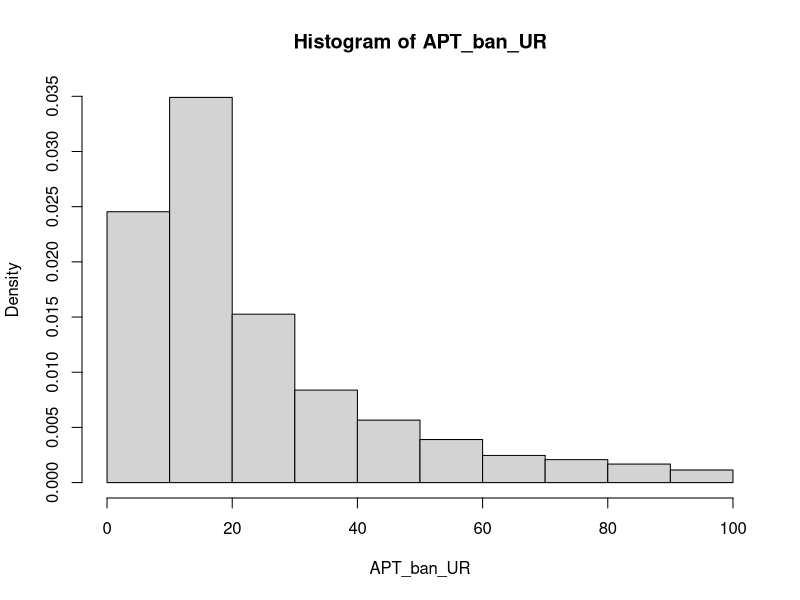
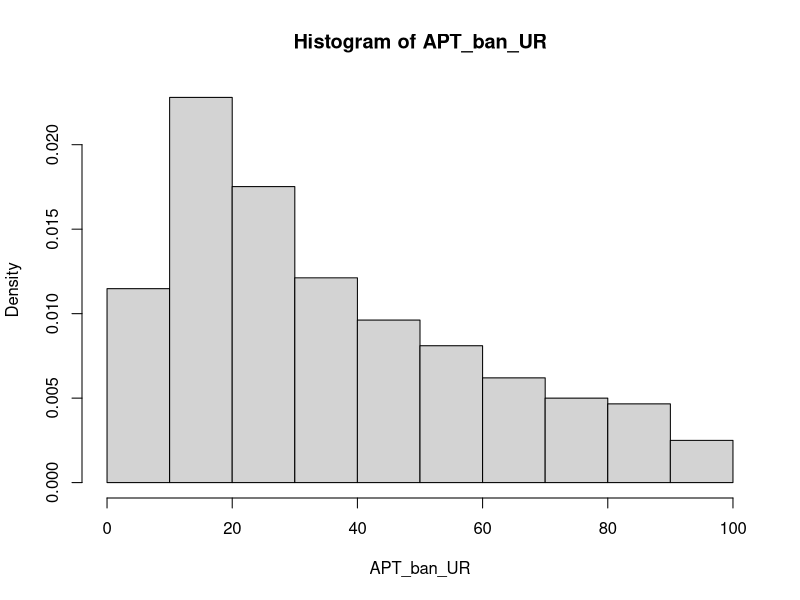
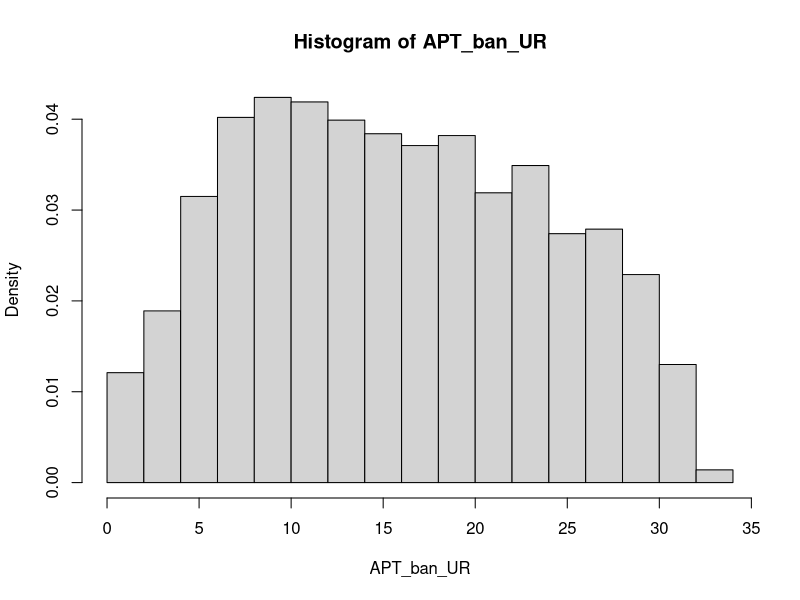
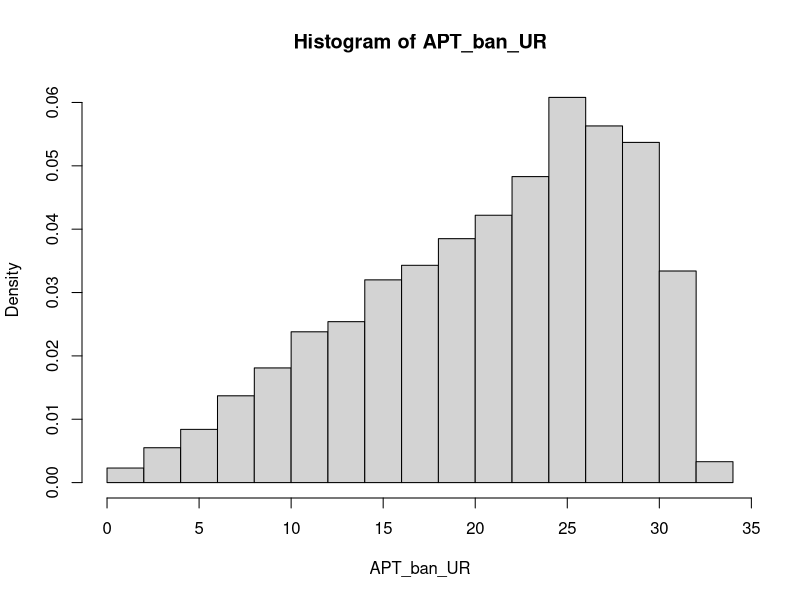

Reproduce these figures in R, in order. (Note: a time limit stopped this script after it produced the figures.)
## ---- chunk 1
knitr::opts_chunk$set(echo = TRUE)
## ---- chunk 2
UR <- function(){

}
## ---- chunk 3
#' TSPostdiff AP Test
#'
#' Runs TSPostdiff in two armed scenario for n batches, with given batch size and burnin period, calculate AP Test statistic with or without UR.
#' @param pa prior probability of arm a
#' @param pb prior probability of arm b
#' @param n number of trials in one simulation 
#' @param burnin number of batches that runs only uniform random sampling before applying TS-Post Diff to provide more successes and failures in the beta distribution # nolint (?)
#' @param batch number of trials before updating posterior probability
#' 
#' @return vector containing WaldScore[n], reward[n], APT_ban_UR, APT_w_UR: the final waldscore, reward, and AP test statistics for both arms

TSPDD <- function(pa, pb, n, c, burnin, batch) {
  # Set arm success and failures
  # ex. [0,1,1,1,2, 3, 3, 4, 5, 6] final index is total successes
  arm_a_successes <- c(0)
  arm_a_failures <- c(0)
  arm_b_successes <- c(0)
  arm_b_failures <- c(0)
  
  # Successes and failures as a list of one number at a certain time
  arm_a_s <- c(0)
  arm_a_f <- c(0)
  arm_b_s <- c(0)
  arm_b_f <- c(0)
 
  # AP Test statistic for arm a and arm b
  
  APT_ban_UR = 0
  APT_w_UR = 0
  
  # list that tracks number of successes for all arms
  # history generated for all the arms successes and failures
  abl <- c()
  
  # BURNIN PERIOD: use UR only
  for (i in 1:burnin) {
    # draw_a and draw_b are local variables, determine which arm add the first UR distribution
    # draw a and draw b: allocation probability of arms a and b
    draw_a <- runif(1)
    draw_b <- runif(1) #whenever runif(1) < pa/pb is indicated inside of draw a  
                         #and draw b comparisons, it means an arm is being
                           #pulled (with random probability)
    
    # if draw a is bigger than draw b
    if (draw_a > draw_b) {
      # "choose arm a"
      # Check if smaller than prior probability, update abl, number of successes & failures for arm a
      # new randomly generated probability is smaller than the prior probability
      # check if arm a was "successful", has reward
      if (runif(1) < pa) {
        # arm a is successful
        abl[i] <- 1
        arm_a_s <- arm_a_s + 1  #runif(1) is different in each pa/pb comparison
      } else {
        # arm a was not successful (not chosen)
        abl[i] <- 0
        arm_a_f <- arm_a_f + 1
      }
    }

    # if draw b is bigger than draw a
    else{
      # Check if smaller than prior probability, update abl, number of successes & failures for arm b
      if (runif(1) < pb) {
        abl[i] <- 1
        arm_b_s <- arm_b_s + 1
      }
      else {
        abl[i] <- 0
        arm_b_f <- arm_b_f + 1
      }
    }

    # Update total number of success and failures for arms a and b
    # TODO: why not directly add to arm_a_successes earlier? Difference between these
    arm_a_successes[i] <- arm_a_s
    arm_a_failures[i] <- arm_a_f
    arm_b_successes[i] <- arm_b_s
    arm_b_failures[i] <- arm_b_f
    
     #^^tracking the build-up of successes and failures under each arm, during
      #each iteration of for loop, starts at 0, continues until #burnin                   
    
    #total iterations, first index = 0, last index = # of successes 
    
    
  }

  # NOT BURNIN PERIOD: Use TS or UR depending on difference between posterior probabilities
  
  for (i in (burnin + 1):n) {
    # update posterior probability based on batch size 
    m = i %% batch 
    # Update posterior probability
    if (m == 0){
      draw_a <-
        rbeta(1, arm_a_successes[i - 1] + 1, arm_a_failures[i - 1] + 1) #draw from Beta(alpha, beta) distribution based on current successes & failures
      draw_b <-
        rbeta(1, arm_b_successes[i - 1] + 1, arm_b_failures[i - 1] + 1) # alpha = current successes, beta = current failures of each arm
    }
    # Does not update posterior probability 
    else{
      draw_a <-
        rbeta(1, arm_a_successes[i - m] + 1, arm_a_failures[i - m] + 1) # using the last settings for the distribution (not updated yet)
      draw_b <-
        rbeta(1, arm_b_successes[i - m] + 1, arm_b_failures[i - m] + 1)
    }
    # you can change 1000 to 10000 or whatever to make the result better.
    
    # if difference between the posterior probabilities is smaller than the threshold, use UR
    if (abs(draw_a - draw_b) < c) {
      draw_a <- runif(1)
      draw_b <- runif(1)
    } 
    # otherwise, use TS 
    # TODO: refactor code for TS and UR? avoid repetitive code
    # generate TS based on past history
    else {
      if (m == 0){ #batch = # of trials iterated before posterior prob update 
                    #this means whenever m becomes 0 again, the post prob
                   #is updated over and over again
                  #greater batch size -> slower and less post prob updates
        draw_a <-
          rbeta(1, arm_a_successes[i - 1] + 1, arm_a_failures[i - 1] + 1)
        draw_b <-
          rbeta(1, arm_b_successes[i - 1] + 1, arm_b_failures[i - 1] + 1)
      }
              #each time batch size is "crossed", m == 0, rbeta parameters are
        #updated to include most current success/failure counts, post prob
      #when m != 0, we stick with info from previous batch, older post prob
    #why rbeta? most suitable for binary reward system such as TSPDD
  #you can change 1000 to 10000 or whatever to make the result better
      else{
        draw_a <-
          rbeta(1, arm_a_successes[i - m] + 1, arm_a_failures[i - m] + 1)
        draw_b <-
          rbeta(1, arm_b_successes[i - m] + 1, arm_b_failures[i - m] + 1)
      }
          #same TS updating process done here again but on a more local level, 
        #if the effect size is better than the threshold, it shows we are 
      #willing to go back to exploiting again, when effect size is smaller, 
    #we are open to doing more exploration with UR
      
      # update AP_{ban UR} (without UR sampling)
      if (m == 0){
        if (draw_b >draw_a){
          APT_ban_UR = APT_ban_UR + 1
        }
      }
    }
    # Update arm a and arm b history
    # Always runs, no matter if it is UR or TS 
    if (draw_a > draw_b) {
      if (runif(1) < pa) {
        abl[i] <- 1
        arm_a_s <- arm_a_s + 1
      } else {
        abl[i] <- 0
        arm_a_f <- arm_a_f + 1
      }
    } else{
      if (runif(1) < pb) {
        abl[i] <- 1
        arm_b_s <- arm_b_s + 1
      } else {
        abl[i] <- 0
        arm_b_f <- arm_b_f + 1
      }
    }

    # AP_{w/ UR} (including the ones with UR)
    if(m == 0){
      if (draw_b > draw_a){
        APT_w_UR <- APT_w_UR + 1
      }
    }
    
    arm_a_successes[i] <- arm_a_s
    arm_a_failures[i] <- arm_a_f
    arm_b_successes[i] <- arm_b_s
    arm_b_failures[i] <- arm_b_f
  }


  #na: number of times arm A was pulled. nb: number of times arm B was pulled
  na <- arm_a_successes + arm_a_failures
  nb <- arm_b_successes + arm_b_failures
  # estimated posterior probability of arms a and b
  # [] posterior prob for arm a to be successful for each timepoint
  pa_est <- arm_a_successes / na
  pb_est <- arm_b_successes / nb

  # waldScore for confidence interval, is a way to analyze categorical data underlying chi-squared distribution
  # vectors, instead of summation
  WaldScore <-
    (pa_est - pb_est) / sqrt(pa_est * (1 - pa_est) / na + pb_est * (1 - pb_est) /nb)
  
  # vector of rewards (history)
  # expected reward we have from both arms at different sample sizes
  # TODO: rename to expected reward
  reward <- (na * pa + nb * pb) / c(1:n)
  
  # 
  return(c(WaldScore[n], reward[n], APT_ban_UR, APT_w_UR))
}
## ---- chunk 4
#' Critical Value (Normal)
#'
#' Finds critical value using normal assumption on LLN
#' @param APT AP Test statistic
#' @param alpha Customized significance level
#' 
#' @return generated critical value from normality assumption

normal_cv <- function(APT, alpha){
  m <- mean(APT) 
  v <- var(APT)
  sd <- sqrt(v)
  normal_rej <- qnorm(1-alpha/2)
  cv <- normal_rej * sd + m
  return(cv)
}
## ---- chunk 5
#' Critical Value (Empirical)
#'
#' Finds critical value using empirical assumption on LLN
#' @param APT AP Test statistic
#' @param alpha Customized significance level
#' 
#' @return generated critical value from expeirical simulations

empirical_cv <- function(APT, alpha){
  cdf = 0
  i = 0 
  while (cdf <= 1- alpha){
    p_i <-sum(APT == i)/length(APT)
    cdf <- sum(cdf, p_i)
    i = i + 1
  }
  return(i-1)
}
## ---- chunk 6

#' Calculating FPR for Effect Size
#'
#' Finds critical value using empirical assumption on LLN
#' @param APT AP Test statistic
#' @param alpha customized significance level
#' 
#' @return critical value
## ---- chunk 7
set.seed(0)
#calculate power and reward in case p0 < p1
alpha <- 0.05
effect_size <- 0 # effect size is 0: no difference between arms
p0 <- 0.5 - effect_size / 2
p1 <- 0.5 + effect_size / 2
N <- 300 # sample_size(total number of trials in one simulation)
B <- 5000 # number of simulations
c <- 0.1 # threshold
burn_in <- 2 # # of burnin trials
n <-  3 # batch_size
Ti <- N/n # num_batches

results <- array(dim = c(B, 4))
for (i in 1:B) {
  results[i,] <-
    TSPDD(
      pa = p0,
      pb = p1,
      n = N,
      c = c,
      burnin = burn_in, #burnin=1 means no burnin needs to be larger than batch-1, burnin=2 means there is one UR distribution before apply TSPost-Diff
      batch = n
    ) 
}
average_power = mean(results[, 1] > qnorm(1-alpha))
average_reward = mean(results[, 2])
APT_ban_UR = results[,3]
APT_w_UR = results[,4]

#Histogram of APT_ban_UR
hist(APT_ban_UR, freq = FALSE)

# empirical and normal CV of APT_ban_UR is
em_cv <- empirical_cv(APT_ban_UR,alpha)
paste('empirical CV is', em_cv)
norm_cv <- normal_cv(APT_ban_UR,alpha)
paste('normal CV is', norm_cv)

# empirical cdf of APT_ban_UR is
F1 <- ecdf(APT_ban_UR)

# empirical and normal FPR of APT_ban_UR is
paste('empirical FPR is', 1-F1(em_cv))
paste('normal FPR is', 1-F1(floor(norm_cv)))
## ---- chunk 8
set.seed(0)
#calculate power and reward in case p0 < p1
alpha <- 0.05
effect_size <- 0.05 # effect size is 0.05: difference between arm's rewards is 0.05
p0 <- 0.5 - effect_size / 2
p1 <- 0.5 + effect_size / 2

for (i in 1:B) {
  results[i,] <-
    TSPDD(
      pa = p0,
      pb = p1,
      n = N,
      c = c,
      burnin = burn_in, #burnin=1 means no burnin needs to be larger than batch-1
      batch = n
    ) 
}
average_power = mean(results[, 1] > qnorm(1-alpha))
average_reward = mean(results[, 2])
APT_ban_UR = results[,3]
APT_w_UR = results[,4]

#Histogram of APT_ban_UR
hist(APT_ban_UR, freq = FALSE)
F1 <- ecdf(APT_ban_UR)

paste('empircal Power is', 1-F1(em_cv))
paste('normal Power is', 1-F1(floor(norm_cv)))
## ---- chunk 9
set.seed(0)
#calculate power and reward in case p0 < p1
alpha <- 0.05
effect_size <- 0.1
p0 <- 0.5 - effect_size / 2
p1 <- 0.5 + effect_size / 2

for (i in 1:B) {
  results[i,] <-
    TSPDD(
      pa = p0,
      pb = p1,
      n = Ti,
      c = c,
      burnin = burn_in, #burnin=1 means no burnin needs to be larger than batch-1
      batch = n
    ) 
}
average_power = mean(results[, 1] > qnorm(1-alpha))
average_reward = mean(results[, 2])
APT_ban_UR = results[,3]
APT_w_UR = results[,4]
#Histogram of APT_ban_UR
hist(APT_ban_UR, freq = FALSE)

F1 <- ecdf(APT_ban_UR)

paste('empircal Power is', 1-F1(em_cv))
paste('normal Power is', 1-F1(floor(norm_cv)))
## ---- chunk 10
set.seed(0)
#calculate power and reward in case p0 < p1
alpha <- 0.05
effect_size <- 0.2
p0 <- 0.5 - effect_size / 2
p1 <- 0.5 + effect_size / 2

for (i in 1:B) {
  results[i,] <-
    TSPDD(
      pa = p0,
      pb = p1,
      n = Ti,
      c = c,
      burnin = burn_in, #burnin=1 means no burnin needs to be larger than batch-1
      batch = n
    ) 
}
average_power = mean(results[, 1] > qnorm(1-alpha))
average_reward = mean(results[, 2])
APT_ban_UR = results[,3]
APT_w_UR = results[,4]
#Histogram of APT_ban_UR
hist(APT_ban_UR, freq = FALSE)

F1 <- ecdf(APT_ban_UR)

paste('empircal Power is', 1-F1(em_cv))
paste('normal Power is', 1-F1(floor(norm_cv)))
## ---- chunk 11
set.seed(0)
#calculate power and reward in case p0 < p1
alpha <- 0.05
effect_size <- 0
p0 <- 0.5 - effect_size / 2
p1 <- 0.5 + effect_size / 2
results <- array(dim = c(B, 4))
for (i in 1:B) {
  results[i,] <-
    TSPDD(
      pa = p0,
      pb = p1,
      n = Ti,
      c = c,
      burnin = burn_in, #burnin=1 means no burnin needs to be larger than batch-1
      batch = n
    ) 
}
average_power = mean(results[, 1] > qnorm(1-alpha))
average_reward = mean(results[, 2])
APT_ban_UR = results[,3]
APT_w_UR = results[,4]
#Histogram of APT_w_UR
hist(APT_w_UR, freq = FALSE)

# emipircal CV of APT_w_UR is
em_cv <- empirical_cv(APT_w_UR,alpha)
paste('empirical CV is', em_cv)
# normal CV of APT_w_UR is

norm_cv <- normal_cv(APT_w_UR,alpha)
paste('normal CV is', norm_cv)

# empirical cdf of APT_w_UR is

F1 <- ecdf(APT_w_UR)

paste('empircal FPR is', 1-F1(em_cv))
paste('normal FPR is', 1-F1(floor(norm_cv)))
## ---- chunk 12
set.seed(0)
#calculate power and reward in case p0 < p1
alpha <- 0.05
effect_size <- 0.05
p0 <- 0.5 - effect_size / 2
p1 <- 0.5 + effect_size / 2

for (i in 1:B) {
  results[i,] <-
    TSPDD(
      pa = p0,
      pb = p1,
      n = Ti,
      c = c,
      burnin = burn_in, #burnin=1 means no burnin needs to be larger than batch-1
      batch = n
    ) 
}
average_power = mean(results[, 1] > qnorm(1-alpha))
average_reward = mean(results[, 2])
APT_ban_UR = results[,3]
APT_w_UR = results[,4]
#Histogram of APT_w_UR
hist(APT_w_UR, freq = FALSE)

F1 <- ecdf(APT_w_UR)

paste('empircal Power is', 1-F1(em_cv))
paste('normal Power is', 1-F1(floor(norm_cv)))
## ---- chunk 13
set.seed(0)
#calculate power and reward in case p0 < p1
alpha <- 0.05
effect_size <- 0.1
p0 <- 0.5 - effect_size / 2
p1 <- 0.5 + effect_size / 2

for (i in 1:B) {
  results[i,] <-
    TSPDD(
      pa = p0,
      pb = p1,
      n = Ti,
      c = c,
      burnin = burn_in, #burnin=1 means no burnin needs to be larger than batch-1
      batch = n
    ) 
}
average_power = mean(results[, 1] > qnorm(1-alpha))
average_reward = mean(results[, 2])
APT_ban_UR = results[,3]
APT_w_UR = results[,4]
#Histogram of APT_w_UR
hist(APT_w_UR, freq = FALSE)

F1 <- ecdf(APT_w_UR)

paste('empircal Power is', 1-F1(em_cv))
paste('normal Power is', 1-F1(floor(norm_cv)))
## ---- chunk 14
set.seed(0)
#calculate power and reward in case p0 < p1
alpha <- 0.05
effect_size <- 0.2
p0 <- 0.5 - effect_size / 2
p1 <- 0.5 + effect_size / 2

for (i in 1:B) {
  results[i,] <-
    TSPDD(
      pa = p0,
      pb = p1,
      n = Ti,
      c = c,
      burnin = burn_in, #burnin=1 means no burnin needs to be larger than batch-1
      batch = n
    )
}
average_power = mean(results[, 1] > qnorm(1-alpha))
average_reward = mean(results[, 2])
APT_ban_UR = results[,3]
APT_w_UR = results[,4]
#Histogram of APT_w_UR
hist(APT_w_UR, freq = FALSE)

F1 <- ecdf(APT_w_UR)

paste('empircal Power is', 1-F1(em_cv))
paste('normal Power is', 1-F1(floor(norm_cv)))
## ---- chunk 15
m <- mean(APT_w_UR)
sd <- sqrt(var(APT_w_UR))

hist((APT_w_UR-m)/sd)
